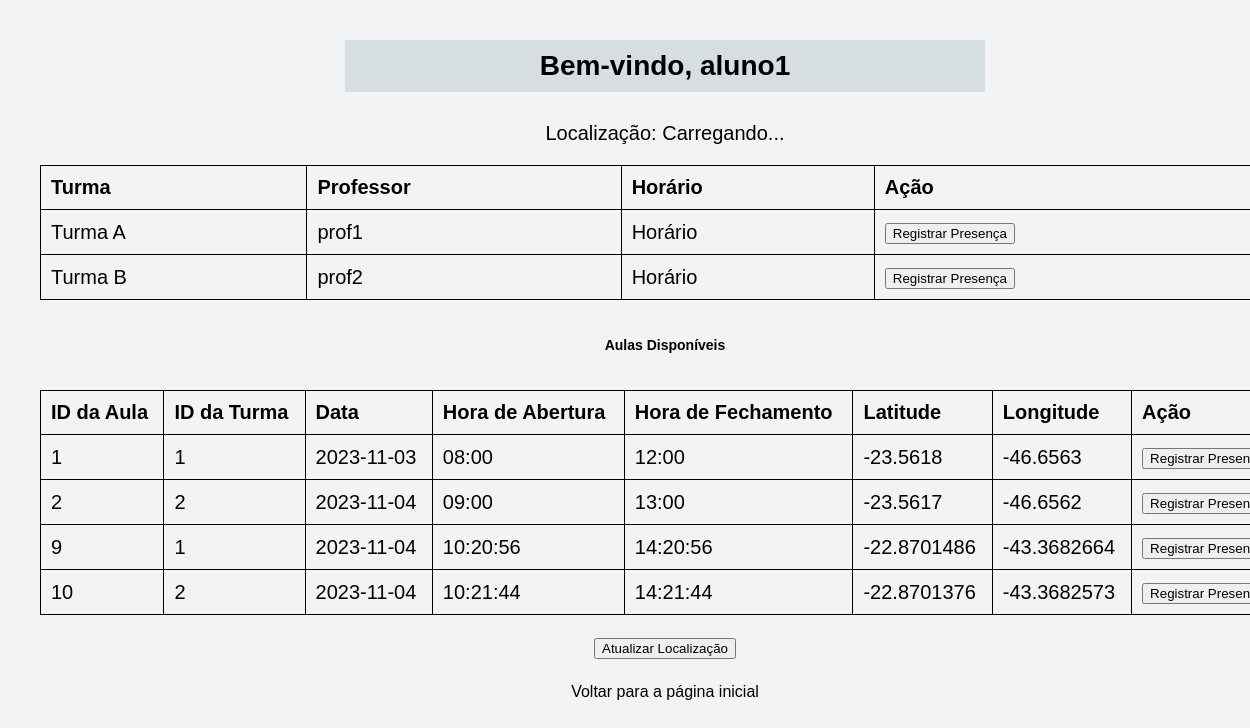
The page /dashboard_aluno (signed in) on the database its author committed.
### tables this page shows
CREATE TABLE turmas (
    id INTEGER PRIMARY KEY,
    nome TEXT NOT NULL,
    professor_id INTEGER,
    latitude REAL NOT NULL,
    longitude REAL NOT NULL,
    FOREIGN KEY (professor_id) REFERENCES users(id)
);

CREATE TABLE users (
    id INTEGER PRIMARY KEY,
    role TEXT NOT NULL,
    username TEXT NOT NULL UNIQUE,
    password TEXT NOT NULL,
    latitude REAL,
    longitude REAL
);

CREATE TABLE Aulas (
    id INTEGER PRIMARY KEY AUTOINCREMENT,
    turma_id INTEGER NOT NULL,
    data TEXT NOT NULL, -- SQLite não possui tipo DATE, TEXT é comum para armazenar datas
    horaAbertura TEXT NOT NULL,
    horaFechamento TEXT NOT NULL,
    latitude REAL NOT NULL,
    longitude REAL NOT NULL,
    FOREIGN KEY (turma_id) REFERENCES turmas(id)
);

### app_mod.py (the view)
@app.route('/dashboard_aluno')
def dashboard_aluno():
    if 'user_id' not in session or session['role'] != 'Aluno':
        return redirect(url_for('index'))
    with get_db() as conn:
        cursor = conn.cursor()
        turmas = cursor.execute('''
            SELECT t.nome, u.username
            FROM turmas t
            INNER JOIN aluno_turma m ON t.id = m.turma_id
            INNER JOIN users u ON t.professor_id = u.id
            WHERE m.aluno_id = ?
        ''', (session['user_id'],)).fetchall()
        aulas = cursor.execute('''
            SELECT Aulas.id, Aulas.turma_id, Aulas.data, Aulas.horaAbertura, Aulas.horaFechamento, Aulas.latitude, Aulas.longitude
            FROM Aulas
            INNER JOIN aluno_turma ON Aulas.turma_id = aluno_turma.turma_id
            WHERE aluno_turma.aluno_id = ?
        ''', (session['user_id'],)).fetchall()
    return render_template('dashboard_aluno.html', nome=session['username'], turmas=turmas, aulas=aulas)

### app_mod.py (called while the page is built)
def get_db():
    db = getattr(g, '_database', None)
    if db is None:
        db = g._database = sqlite3.connect(DATABASE)
    return db

@app.teardown_appcontext
def close_connection(exception):
    db = getattr(g, '_database', None)
    if db is not None:
        db.close()

### templates/dashboard_aluno.html (shortened to what this page needs)
<!DOCTYPE html>
<html>
<head>
    <link rel="stylesheet" type="text/css" href="static/css/styles.css">
</head>
<body>
    <h1>Bem-vindo, {{ nome }}</h1>
    <p id="location">Localização: Carregando...</p>
    <table>
        <tr>
            <th>Turma</th>
            <th>Professor</th>
            <th>Horário</th>
            <th>Ação</th>
        </tr>
        {% for turma in turmas %}
        <tr>
            <td>{{ turma[0] }}</td>
            <td>{{ turma[1] }}</td>
            <td>Horário</td>
            <td><button class="register-btn">Registrar Presença</button></td>
        </tr>
        {% endfor %}
    </table>
	<h2>Aulas Disponíveis</h2>
<table>
    <tr>
        <th>ID da Aula</th>
        <th>ID da Turma</th>
        <th>Data</th>
        <th>Hora de Abertura</th>
        <th>Hora de Fechamento</th>
        <th>Latitude</th>
        <th>Longitude</th>
        <th>Ação</th>
    </tr>
    {% for aula in aulas %}
    <tr>
        <td>{{ aula[0] }}</td>
        <td>{{ aula[1] }}</td>
        <td>{{ aula[2] }}</td>
        <td>{{ aula[3] }}</td>
        <td>{{ aula[4] }}</td>
        <td>{{ aula[5] }}</td>
        <td>{{ aula[6] }}</td>
        <td><button class="register-btn">Registrar Presença</button></td>
    </tr>
    {% endfor %}
</table>    <button id="update-btn" onclick="updateLocation()">Atualizar Localização</button>
    <p><a href="index.html">Voltar para a página inicial</a></p>
</body>
</html>

### static/css/styles.css (style rules this page uses)
html { font: 15pt Arial; }
body { font-family: Arial, sans-serif; margin: 40px; text-align: center; background-color: #F1F3F4; width: 100%; height: 100vh; }
h1 { display: justify; justify-content: center; align-items: center; padding: 10px 20px; min-width: 50px; min-height: 30px; border-bottom: black; font-size: 28px; background-color: #d6dee2; margin-top: 2px; margin: 30px auto; max-width: 600px }
h2 { display: flex; justify-content: center; align-items: center; min-width: 50px; min-height: 30px; border-radius: 8px; font-size: 14px; margin-top: 30px; margin: 30px auto; max-width: 600px }
a { color: black; text-align: center; text-decoration: none; font-size: 16px; margin: 4px 2px; cursor: pointer; border-radius: 8px; border: none; }
table { width: 100%; border-collapse: collapse; margin-bottom: 20px; }
table, th, td { border: 1px solid black; }
th, td { padding: 10px; text-align: left; }

### rows shown on the page
turmas: nome "Turma A", username "prof1"
turmas: nome "Turma B", username "prof2"
Aulas: id "1", turma "1", data "2023-11-03", horaAbertura "08:00", horaFechamento "12:00", latitude "-23.5618", longitude "-46.6563"
Aulas: id "2", turma "2", data "2023-11-04", horaAbertura "09:00", horaFechamento "13:00", latitude "-23.5617", longitude "-46.6562"
Aulas: id "9", turma "1", data "2023-11-04", horaAbertura "10:20:56", horaFechamento "14:20:56", latitude "-22.8701486", longitude "-43.3682664"
Aulas: id "10", turma "2", data "2023-11-04", horaAbertura "10:21:44", horaFechamento "14:21:44", latitude "-22.8701376", longitude "-43.3682573"

### other values the page prints
{{ nome }} "aluno1"
